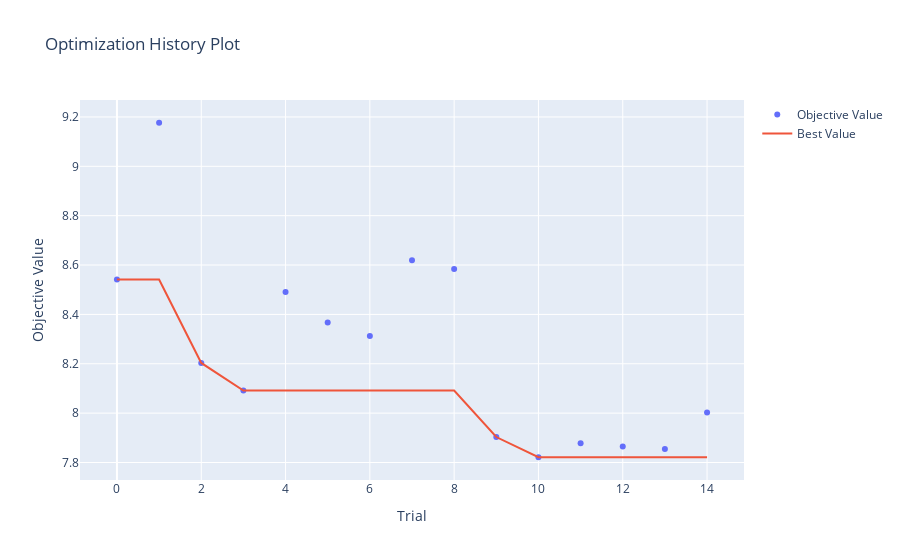
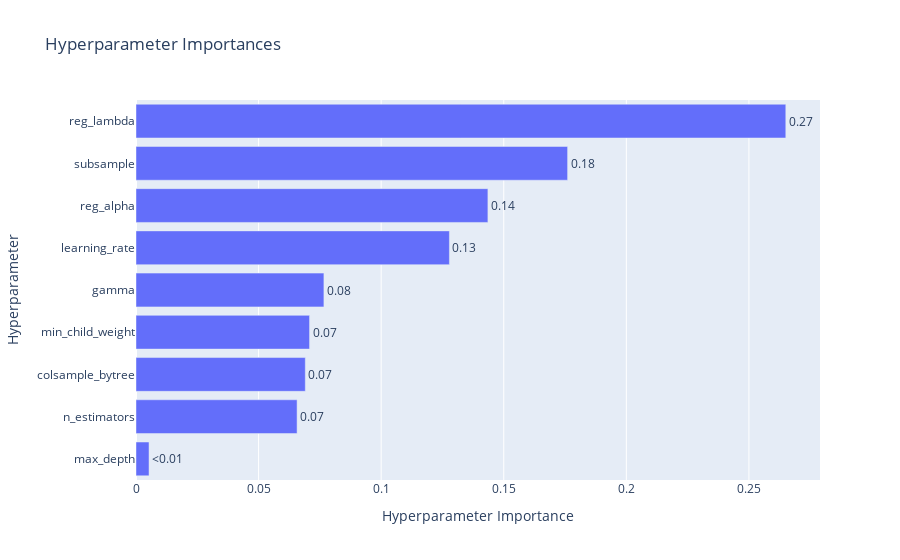

Write notebook code for charts like these, in order.
### Code cell
# Visualizations
vis.plot_optimization_history(study_xg).show()
vis.plot_param_importances(study_xg).show()

### Figure 1 — Plotly figure (JSON) as saved in the notebook; plotly's stock layout.template omitted (floating-point values rounded to 4 significant figures)
{"data": [{"mode": "markers", "name": "Objective Value", "type": "scatter", "x": [0, 1, 2, 3, 4, 5, 6, 7, 8, 9, 10, 11, 12, 13, 14], "y": [8.542, 9.176, 8.203, 8.092, 8.49, 8.367, 8.312, 8.619, 8.583, 7.903, 7.821, 7.878, 7.865, 7.855, 8.003]}, {"mode": "lines", "name": "Best Value", "type": "scatter", "x": [0, 1, 2, 3, 4, 5, 6, 7, 8, 9, 10, 11, 12, 13, 14], "y": [8.542, 8.542, 8.203, 8.092, 8.092, 8.092, 8.092, 8.092, 8.092, 7.903, 7.821, 7.821, 7.821, 7.821, 7.821]}, {"marker": {"color": "#cccccc"}, "mode": "markers", "name": "Infeasible Trial", "showlegend": false, "type": "scatter", "x": [], "y": []}], "layout": {"title": {"text": "Optimization History Plot"}, "xaxis": {"title": {"text": "Trial"}}, "yaxis": {"title": {"text": "Objective Value"}}}}

### Figure 2 — Plotly figure (JSON) as saved in the notebook; plotly's stock layout.template omitted (floating-point values rounded to 4 significant figures)
{"data": [{"cliponaxis": false, "hovertemplate": ["max_depth (IntDistribution): 0.005316899991219476<extra></extra>", "n_estimators (IntDistribution): 0.06570789136155551<extra></extra>", "colsample_bytree (FloatDistribution): 0.06906515549773506<extra></extra>", "min_child_weight (IntDistribution): 0.07079285557799303<extra></extra>", "gamma (FloatDistribution): 0.07664807133314802<extra></extra>", "learning_rate (FloatDistribution): 0.12783343358837912<extra></extra>", "reg_alpha (FloatDistribution): 0.143538510472943<extra></extra>", "subsample (FloatDistribution): 0.17604978399738508<extra></extra>", "reg_lambda (FloatDistribution): 0.26504739817964185<extra></extra>"], "name": "Objective Value", "orientation": "h", "text": ["<0.01", "0.07", "0.07", "0.07", "0.08", "0.13", "0.14", "0.18", "0.27"], "textposition": "outside", "type": "bar", "x": [0.005317, 0.06571, 0.06907, 0.07079, 0.07665, 0.1278, 0.1435, 0.176, 0.265], "y": ["max_depth", "n_estimators", "colsample_bytree", "min_child_weight", "gamma", "learning_rate", "reg_alpha", "subsample", "reg_lambda"]}], "layout": {"title": {"text": "Hyperparameter Importances"}, "xaxis": {"title": {"text": "Hyperparameter Importance"}}, "yaxis": {"title": {"text": "Hyperparameter"}}}}
